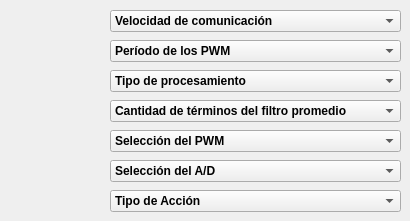
      <widget class="QWidget" name="tabEscritura">
       <attribute name="title">
        <string>Escritura</string>
       </attribute>
       <widget class="QComboBox" name="cbBaudRate">
        <property name="geometry">
         <rect>
          <x>110</x>
          <y>10</y>
          <width>291</width>
          <height>22</height>
         </rect>
        </property>
        <property name="font">
         <font>
          <weight>75</weight>
          <bold>true</bold>
         </font>
        </property>
        <property name="contextMenuPolicy">
         <enum>Qt::DefaultContextMenu</enum>
        </property>
        <property name="layoutDirection">
         <enum>Qt::LeftToRight</enum>
        </property>
        <item>
         <property name="text">
          <string>Velocidad de comunicación</string>
         </property>
        </item>
        <item>
         <property name="text">
          <string>9600</string>
         </property>
        </item>
        <item>
         <property name="text">
          <string>1200</string>
         </property>
        </item>
        <item>
         <property name="text">
          <string>2400</string>
         </property>
        </item>
        <item>
         <property name="text">
          <string>4800</string>
         </property>
        </item>
        <item>
         <property name="text">
          <string>19200</string>
         </property>
        </item>
        <item>
         <property name="text">
          <string>28800</string>
         </property>
        </item>
        <item>
         <property name="text">
          <string>33600</string>
         </property>
        </item>
        <item>
         <property name="text">
          <string>38400</string>
         </property>
        </item>
       </widget>
       <widget class="QComboBox" name="cbPWM">
        <property name="geometry">
         <rect>
          <x>110</x>
          <y>40</y>
          <width>291</width>
          <height>22</height>
         </rect>
        </property>
        <property name="font">
         <font>
          <weight>75</weight>
          <bold>true</bold>
         </font>
        </property>
        <item>
         <property name="text">
          <string>Período de los PWM</string>
         </property>
        </item>
        <item>
         <property name="text">
          <string>1.22KHz [0.82ms] Resolución=14bits</string>
         </property>
        </item>
        <item>
         <property name="text">
          <string>2.44KHz [0.41ms] Resolución=13bits</string>
         </property>
        </item>
        <item>
         <property name="text">
          <string>4.88KHz [0.20ms] Resolución=12bits</string>
         </property>
        </item>
        <item>
         <property name="text">
          <string>7.32KHz [0.14ms] Resolución=11.42bits</string>
         </property>
        </item>
        <item>
         <property name="text">
          <string>9.76KHz [0.10ms] Resolución=11bits</string>
         </property>
        </item>
        <item>
         <property name="text">
          <string>12.20KHz [81.9us] Resolución=10.67bits</string>
         </property>
        </item>
        <item>
         <property name="text">
          <string>17.08KHz [58.5us] Resolución=10.19bits</string>
         </property>
        </item>
        <item>
         <property name="text">
          <string>19.53KHz [51.2us] Resolución=10bits</string>
         </property>
        </item>
        <item>
         <property name="text">
          <string>30.12KHz [33.2us] Resolución=9.37bits</string>
         </property>
        </item>
       </widget>
       <widget class="QComboBox" name="cbProcesamiento">
        <property name="geometry">
         <rect>
          <x>110</x>
          <y>70</y>
          <width>291</width>
          <height>22</height>
         </rect>
        </property>
        <property name="font">
         <font>
          <weight>75</weight>
          <bold>true</bold>
         </font>
        </property>
        <item>
         <property name="text">
          <string>Tipo de procesamiento</string>
         </property>
        </item>
        <item>
         <property name="text">
          <string>Sin procesamiento</string>
         </property>
        </item>
        <item>
         <property name="text">
          <string>Filtro promedio</string>
         </property>
        </item>
        <item>
         <property name="text">
          <string>Conversion a u.i.</string>
         </property>
        </item>
        <item>
         <property name="text">
          <string>Filtro y conversion</string>
         </property>
        </item>
       </widget>
       <widget class="QComboBox" name="cbCantM">
        <property name="geometry">
         <rect>
          <x>110</x>
          <y>100</y>
          <width>291</width>
          <height>22</height>
         </rect>
        </property>
        <property name="font">
         <font>
          <weight>75</weight>
          <bold>true</bold>
         </font>
        </property>
        <item>
         <property name="text">
          <string>Cantidad de términos del filtro promedio</string>
         </property>
        </item>
        <item>
         <property name="text">
          <string>2</string>
         </property>
        </item>
        <item>
         <property name="text">
          <string>4</string>
         </property>
        </item>
        <item>
         <property name="text">
          <string>8</string>
         </property>
        </item>
        <item>
         <property name="text">
          <string>16</string>
         </property>
        </item>
       </widget>
       <widget class="QComboBox" name="cbSeleccionPWM">
        <property name="geometry">
         <rect>
          <x>110</x>
          <y>130</y>
          <width>291</width>
          <height>22</height>
         </rect>
        </property>
        <property name="font">
         <font>
          <weight>75</weight>
          <bold>true</bold>
         </font>
        </property>
        <item>
         <property name="text">
          <string>Selección del PWM</string>
         </property>
        </item>
        <item>
         <property name="text">
          <string>PWM2</string>
         </property>
        </item>
        <item>
         <property name="text">
          <string>PWM1</string>
         </property>
        </item>
       </widget>
       <widget class="QComboBox" name="cbSeleccionAD">
        <property name="geometry">
         <rect>
          <x>110</x>
          <y>160</y>
          <width>291</width>
          <height>22</height>
         </rect>
        </property>
        <property name="font">
         <font>
          <weight>75</weight>
          <bold>true</bold>
         </font>
        </property>
        <item>
         <property name="text">
          <string>Selección del A/D</string>
         </property>
        </item>
        <item>
         <property name="text">
          <string>EA0</string>
         </property>
        </item>
        <item>
         <property name="text">
          <string>EA1</string>
         </property>
        </item>
        <item>
         <property name="text">
          <string>EA2</string>
         </property>
        </item>
        <item>
         <property name="text">
          <string>EA3</string>
         </property>
        </item>
        <item>
         <property name="text">
          <string>EA4</string>
         </property>
        </item>
        <item>
         <property name="text">
          <string>EA5</string>
         </property>
        </item>
       </widget>
       <widget class="QComboBox" name="cbTipoAccion">
        <property name="geometry">
         <rect>
          <x>110</x>
          <y>190</y>
          <width>291</width>
          <height>22</height>
         </rect>
        </property>
        <property name="font">
         <font>
          <weight>75</weight>
          <bold>true</bold>
         </font>
        </property>
        <item>
         <property name="text">
          <string>Tipo de Acción</string>
         </property>
        </item>
        <item>
         <property name="text">
          <string>Acción Directa</string>
         </property>
        </item>
        <item>
         <property name="text">
          <string>Acción Inversa</string>
         </property>
        </item>
       </widget>
      </widget>
